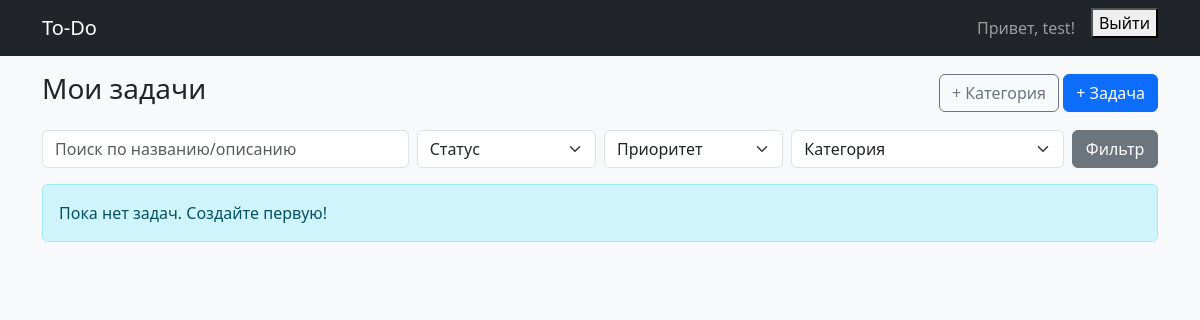
The app's page / (signed in), older data.
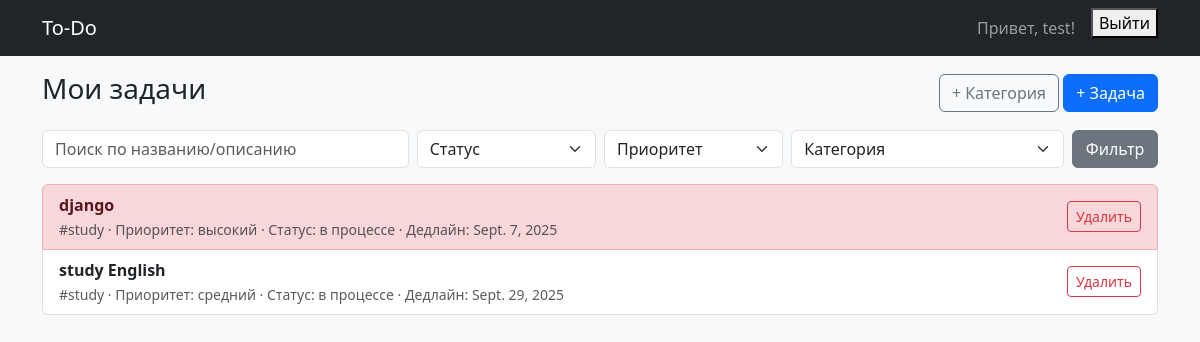
The same page, newer data.
### task/models.py (models this page shows, shortened)
class Task(models.Model):
    class Status(models.TextChoices):
        TODO = 'todo', 'к выполнению'
        IN_PROGRESS = 'in_progress', 'в процессе'
        DONE = 'done', 'Сделано'
    class Priority(models.IntegerChoices):
        LOW = 1, 'низкий'
        MEDIUM = 2, 'средний'
        HIGH = 3, 'высокий'
    title = models.CharField(max_length=200)
    owner = models.ForeignKey(
        settings.AUTH_USER_MODEL,
        on_delete=models.CASCADE,
        related_name='tasks'
    )
    description = models.TextField(blank=True)
    category = models.ForeignKey(
        Category, null=True, blank=True,
        on_delete=models.SET_NULL, related_name='tasks'
    )
    status = models.CharField(max_length=20, choices=Status.choices,
                              default=Status.TODO
                              )
    priority = models.IntegerField(choices=Priority.choices,
                                   default=Priority.MEDIUM)
    date = models.DateField(null=True, blank=True)
    create_at = models.DateTimeField(auto_now_add=True)
    update_at = models.DateTimeField(auto_now=True)
    class Meta:
        ordering = ['status', '-priority', 'date', '-create_at']
    @property
    def is_overdue(self):
        return (
            self.date and self.status != self.Status.DONE
            and self.date < timezone.localdate()
        )

class Category(models.Model):
    name = models.CharField(max_length=50)
    owner = models.ForeignKey(
        settings.AUTH_USER_MODEL,
        on_delete=models.CASCADE,
        related_name='categories'
    )
    class Meta:
        unique_together = ('owner', 'name')
        ordering = ['name']

### task/views.py (the view)
# urls.py: path('', TaskListView.as_view(), name='task_list'),
class TaskListView(LoginRequiredMixin, ListView):
    model = Task
    template_name = 'task/task_list.html'
    context_object_name = 'tasks'
    paginate_by = 10
    def get_queryset(self):
        qs = Task.objects.filter(owner=self.request.user).select_related('category')
        q = self.request.GET.get('q')
        status = self.request.GET.get('status')
        category = self.request.GET.get('category')
        priority = self.request.GET.get('priority')
        if q:
            qs = qs.filter(Q(title__icontains=q) | Q(description__icontains=q))
        if status:
            qs = qs.filter(status=status)
        if category:
            qs = qs.filter(category_id=category)
        if priority:
            qs = qs.filter(priority=priority)
        return qs

### task/templates/task/task_list.html (shortened to what this page needs)
{% extends 'base.html' %}
{% block content %}
<div class="d-flex justify-content-between align-items-center mb-3">
  <h1 class="h3">Мои задачи</h1>
  <div>
    <a href="{% url 'task:category_create' %}" class="btn btn-outline-secondary">+ Категория</a>
    <a href="{% url 'task:task_create' %}" class="btn btn-primary">+ Задача</a>
  </div>
</div>
<form method="get" class="row gy-2 gx-2 mb-3">
  <div class="col-sm-4">
    <input name="q" value="{{ request.GET.q }}" class="form-control" placeholder="Поиск по названию/описанию">
  </div>
  <div class="col-sm-2">
    <select name="status" class="form-select">
      <option value="">Статус</option>
    </select>
  </div>
  <div class="col-sm-2">
    <select name="priority" class="form-select">
      <option value="">Приоритет</option>
    </select>
  </div>
  <div class="col-sm-3">
    <select name="category" class="form-select">
      <option value="">Категория</option>
    </select>
  </div>
  <div class="col-sm-1">
    <button class="btn btn-secondary w-100">Фильтр</button>
  </div>
</form>
{% if tasks %}
  <div class="list-group">
    {% for t in tasks %}
      <a href="{% url 'task:task_edit' t.pk %}" class="list-group-item list-group-item-action d-flex justify-content-between align-items-center {% if t.is_overdue %}list-group-item-danger{% endif %}">
        <div>
          <div class="fw-semibold">{{ t.title }}</div>
          <small class="text-muted">
            {% if t.category %}#{{ t.category.name }} · {% endif %}
            Приоритет: {{ t.get_priority_display }} · Статус: {{ t.get_status_display }}
            {% if t.date %} · Дедлайн: {{ t.date }}{% endif %}
          </small>
        </div>
        <form method="post" action="{% url 'task:task_delete' t.pk %}" onsubmit="return confirm('Удалить задачу?');">
          <button class="btn btn-sm btn-outline-danger">Удалить</button>
        </form>
      </a>
    {% endfor %}
  </div>
{% else %}
  <div class="alert alert-info">Пока нет задач. Создайте первую!</div>
{% endif %}
{% endblock %}

### task/templates/base.html (shortened to what this page needs)
{% load static %}
<!DOCTYPE html>
<html lang="ru">
  <head>
    <link href="https://cdn.jsdelivr.net/npm/bootstrap@5.3.2/dist/css/bootstrap.min.css" rel="stylesheet">
  </head>
  <body class="bg-light">
    <nav class="navbar navbar-expand-lg navbar-dark bg-dark mb-3">
      <div class="container">
        <a class="navbar-brand" href="{% url 'task:task_list' %}">To-Do</a>
        <div class="d-flex">
          {% if user.is_authenticated %}
            <span class="navbar-text me-3">Привет, {{ user.username }}!</span>
            <form method="post" action="{% url 'logout' %}">
              <button type="submit">Выйти</button>
            </form>
          {% else %}
            <a class="btn btn-outline-light me-2" href="{% url 'login' %}">Войти</a>
            <a class="btn btn-light" href="{% url 'register' %}">Регистрация</a>
          {% endif %}
        </div>
      </div>
    </nav>
    <main class="container">
      {% block content %}{% endblock %}
    </main>
  </body>
</html>

Row changes from the older to the newer data that the page shows:
added Task: title "django", category.name "study", priority "высокий", status "в процессе", date "Sept. 7, 2025"
added Task: title "study English", category.name "study", priority "средний", status "в процессе", date "Sept. 29, 2025"
Text that changed along with them:
text no longer shown: "Пока нет задач. Создайте первую!"
